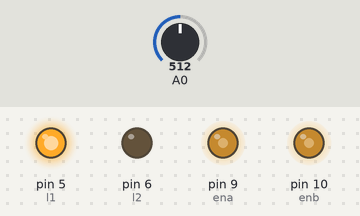
The sketch below on a simulated Arduino Uno, built with avr-gcc and run on an emulated ATmega328P. Parts: output pins drawn as LEDs (lit = HIGH). The inputs (shaded band) are chosen by the test bench; at power-on: A0 = 512. Pins used as bus, display or sensor lines are not drawn.

Above: at 1.2 s.
1.3 s: A0 set to 716
At 2.2 s:
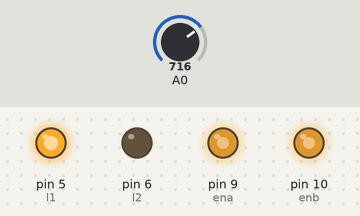
2.8 s: A0 set to 900
At 3.3 s:
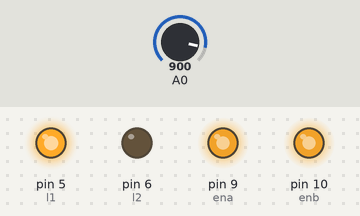
4.3 s: A0 set to 122
At 5.5 s:
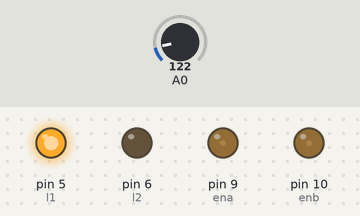
5.8 s: A0 set to 0
At 6.8 s:
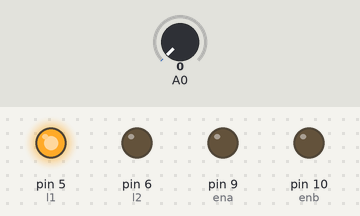
7.3 s: A0 set to 511
At 7.9 s:
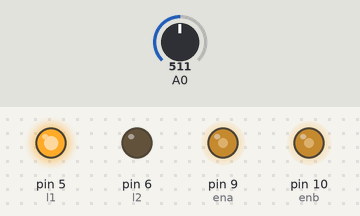
Timing chart, 0 to 9.8 s (numbered marks = the images above; inputs shaded):
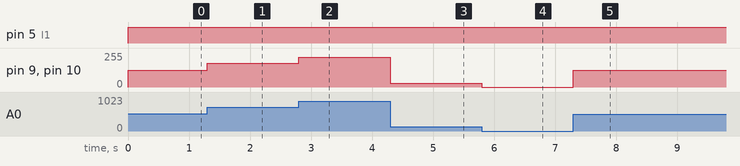

The sketch:

speed_control_without_bluetooth_only_potentiometer.ino
```cpp
int l1 = 5;
int l2 = 6;
int r1 = 7;
int r2 = 8;
int ena = 9;
int enb = 10;


void setup() {
  // put your setup code here, to run once:
  Serial.begin(9600);
  pinMode(ena, OUTPUT);
  pinMode(l1, OUTPUT);
  pinMode(l2, OUTPUT);
  pinMode(r1, OUTPUT);
  pinMode(r2, OUTPUT);
  pinMode(enb, OUTPUT);
}

void goForward() {
  digitalWrite(l1, HIGH);
  digitalWrite(l2, LOW);
  digitalWrite(r1, LOW);
  digitalWrite(r2, HIGH);
}

int convertSpeedFromPotentiometer(int analogSpeed) {
  int speed;
  speed = int(0.249 * analogSpeed);
  return speed;
}

void setSpeed(int speed) {

  analogWrite(ena, speed);
  analogWrite(enb, speed);
}
void loop() {

  goForward();
  int sensorValue = analogRead(A0);
  int speed = convertSpeedFromPotentiometer(sensorValue);
  setSpeed(speed);
}
```

Measured:
- after the input at 1.3 s, pin 9 (ena), pin 10 (enb): 127/255 → 178/255 at once
- after the input at 2.8 s, pin 9 (ena), pin 10 (enb): 178/255 → 224/255 at once
- after the input at 4.3 s, pin 9 (ena), pin 10 (enb): 224/255 → 30/255 at once
- after the input at 5.8 s, pin 9 (ena), pin 10 (enb): 30/255 → 0/255 at once
- after the input at 7.3 s, pin 9 (ena), pin 10 (enb): 0/255 → 127/255 at once
